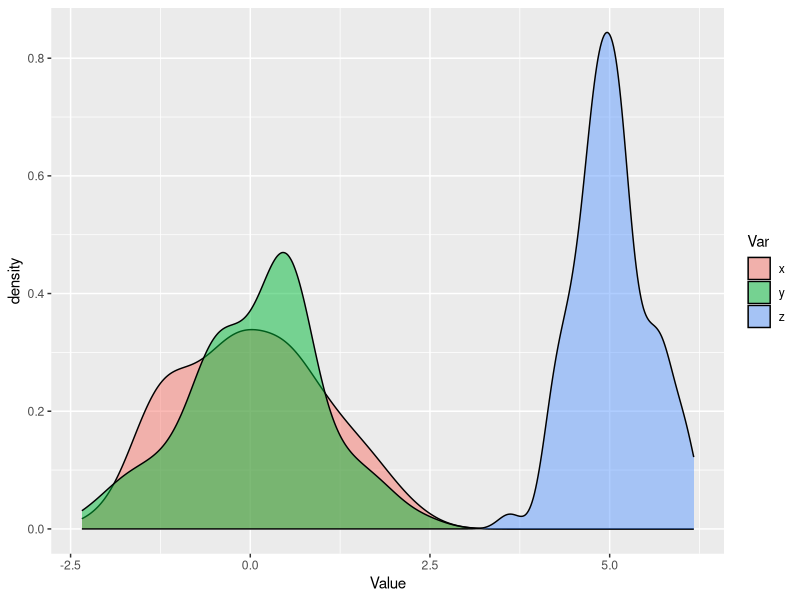
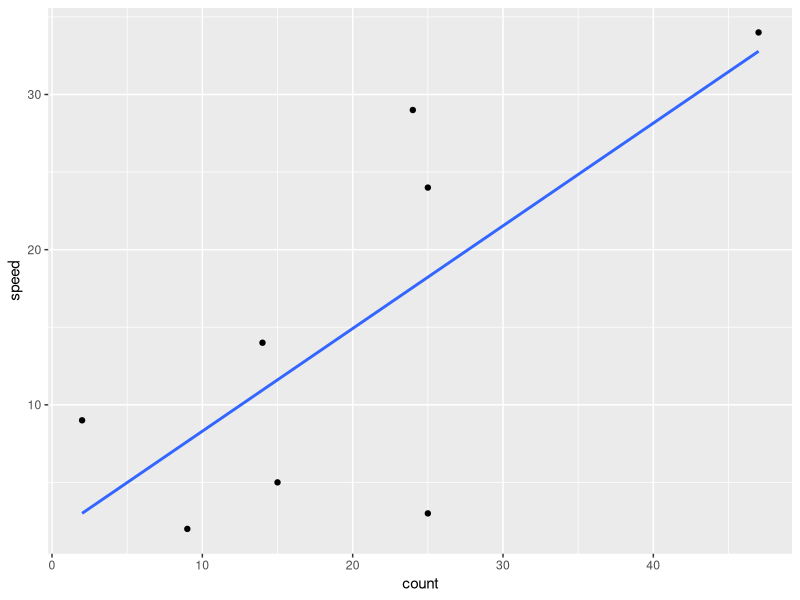
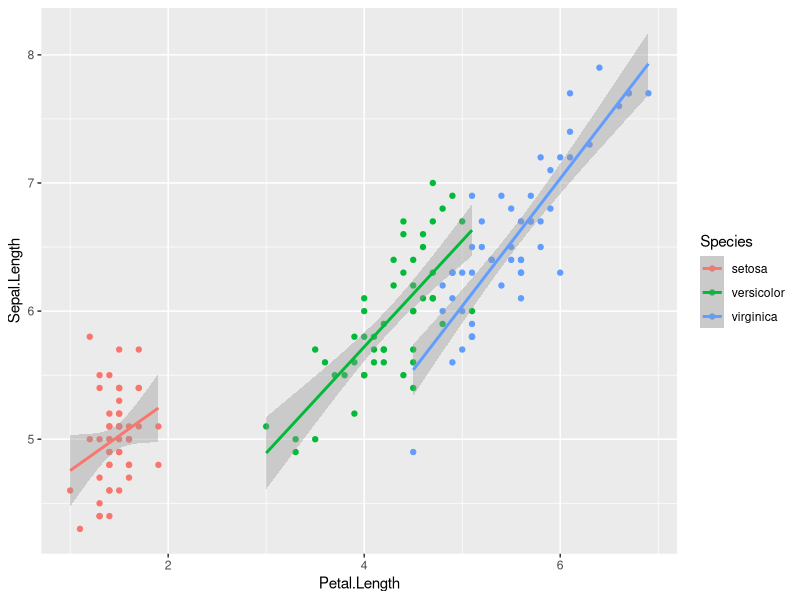
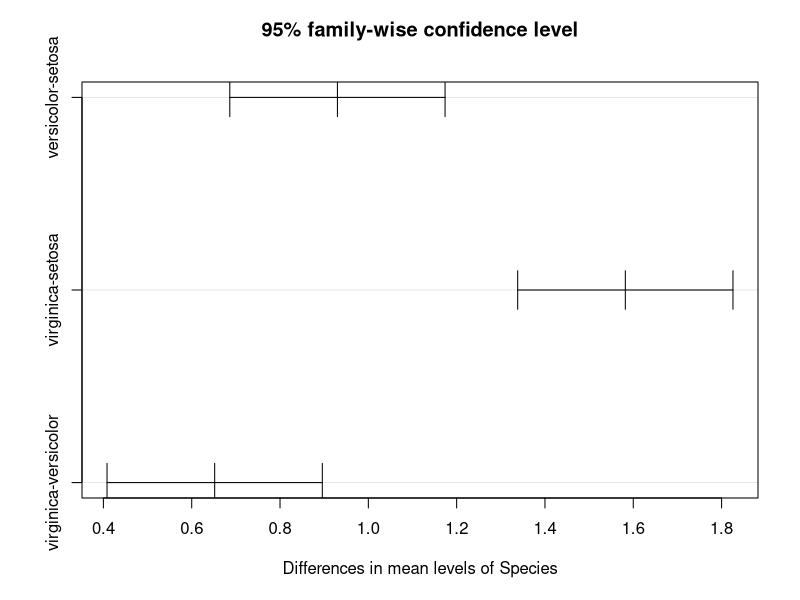
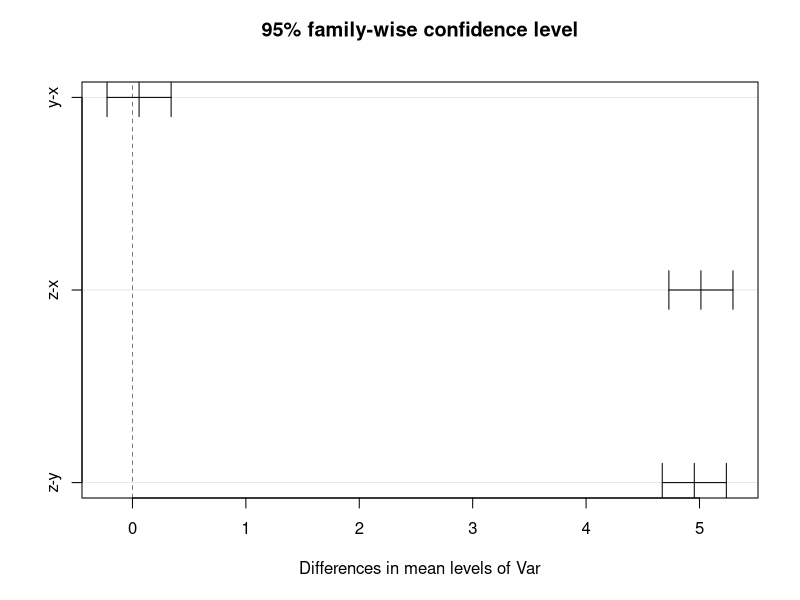

These figures' R source, in order: (Note: this script raises an error after producing the figures.)
# Hypothesis testing

library(ggplot2)
library(tidyr)
library(dplyr)

# T-Test ####

# make 3 fake variables with random values from normal distributions

# if we wanted these to be the same each time we ran the code we would have to set seed 

?rnorm
x=rnorm(100)   ### gives a 100 numbers around 0 with a normal dist. centered around x 
y=rnorm(100)
z=rnorm(100,5,.5) ### 100 random numbers with a mean of 5 and a SD of .5

# build a plottable data frame
df = data.frame(x,y,z)
df = gather(df,key = Var,value = Value,1:3)

# plot density (shape of distribution)
ggplot(df,aes(x=Value,fill=Var)) +
  geom_density(alpha=.5)

### notice how similar x and y are. it can be determined that they are probably from the same distrubution. 
### z is not from the same distribution. we use t.tests to determine this 


# t-tests to determine whether the samples likely came from the same distributions
# t.test(vector1, vector2)
t.test(x,y)
t.test(x,z) ### due to the p value i am pretty sure the alternative hypthesis is correct. 

#null hypothesis
#alternative hypthesis : true difference in means is not equal to 0 ie i failed to disprove these came from the same distribution. 
#hypothesis 




# correlation between 2 variables ####

count = c(9,25,15,2,14,25,24,47)
speed = c(2,3,5,9,14,24,29,34)

ggplot(mapping = aes(x=count,y=speed)) +
  geom_point() +
  geom_smooth(method = "lm",se=FALSE)

# correlation coefficients cor gives you the correlation coefficient 
cor(count, speed)
cor(count, speed, method = 'spearman') ### spearman is kind of method to determine correlation 
### both of these are right forms of correlation it only shows us how correlated 



# test for significance
cor.test(count,speed)
### the p value is smaller than .05 so there is significance. we can also add method = spearman if we wanted here 


### CORRELATION DOES NOT EQUAL CAUSATION 


# ANOVA ####

data("iris")

# 1-way anova, special case of linear model but works with cateragorical data 
mod.aov = aov(data=iris, Sepal.Length ~ Species)
summary(mod.aov)
# based on the p value we can determine between sepal.length and species theres a difference 
# p value = i found a difference and its this number  based on species 




#ANCOVA, analysis of co-variance. we can blend our models together to see if variables co-vary with other variables 

mod.acv = aov(data = iris, Sepal.Length ~ Species + Petal.Length)
summary(mod.acv)
TukeyHSD(mod.acv) ### notice the warning message here. petal length is not a factor here so Tukey drops it.
# it cant give us how petal length effects sepal length. so how would we see this?
# go back to ggplot!

ggplot(iris, aes(x= Petal.Length, color = Species, y= Sepal.Length))+
  geom_point()+
  geom_smooth(method= "lm")

# a one way anova is a linear model. here see the lm for each species 

# compare two models using analysis of variance 
anova(mod.aov,mod.acv)


# Multiple comparisons ####

TukeyHSD(mod.aov) ### this is how you find the difference betweens anovas with categorical data 
plot(TukeyHSD(mod.aov))

### if the p value is low, variables are different from eachother. if p value if zero, we report it as "p value is less than .05"

df
aov2<-aov(data = df, Value ~ Var)
TukeyHSD(aov2)
plot(TukeyHSD(aov2))
## notice how y-x hovers around zero on this plot. 
##this means y-x are not significant. notice the p value for y-x as well.
##not significant 



#more tests

wilcox.test() 

kruskal.test()

vegan:: adonis()






